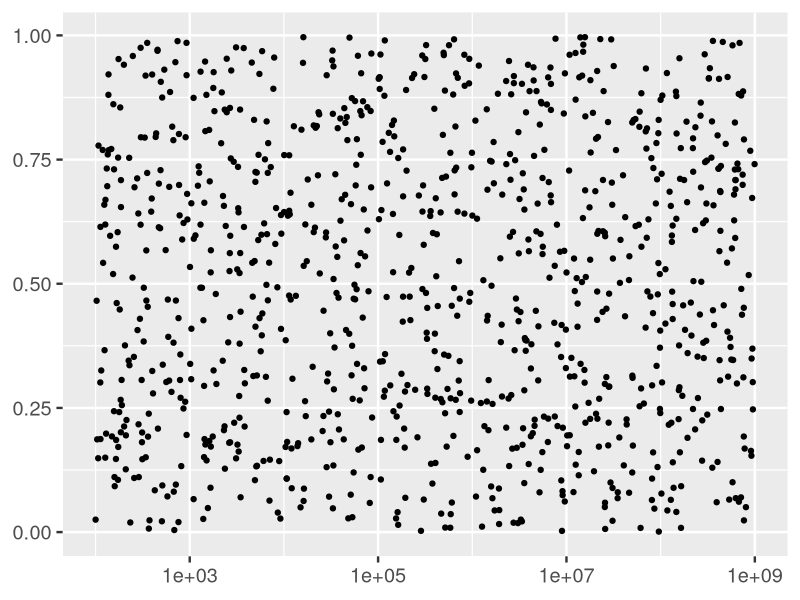
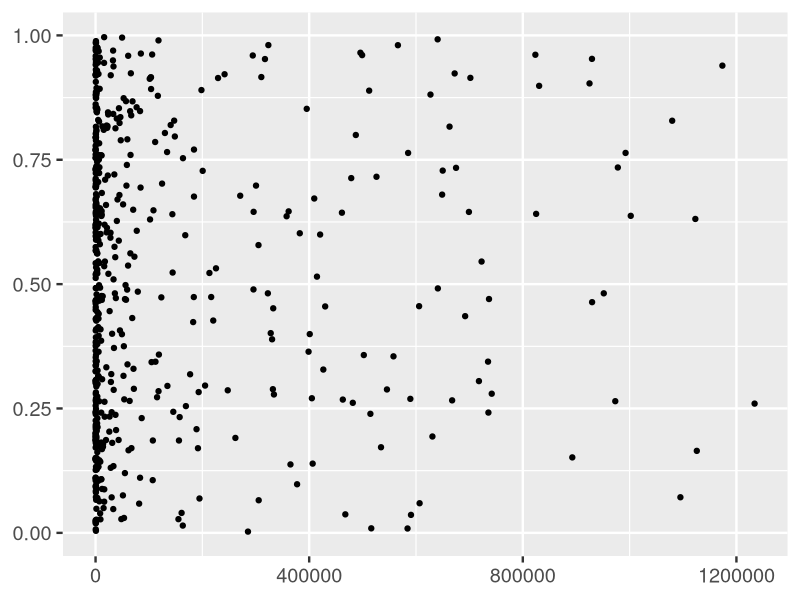
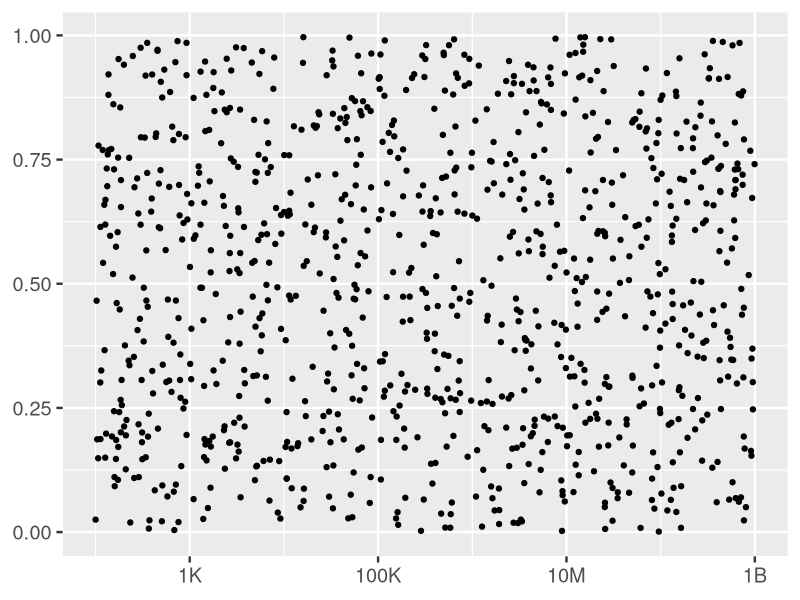
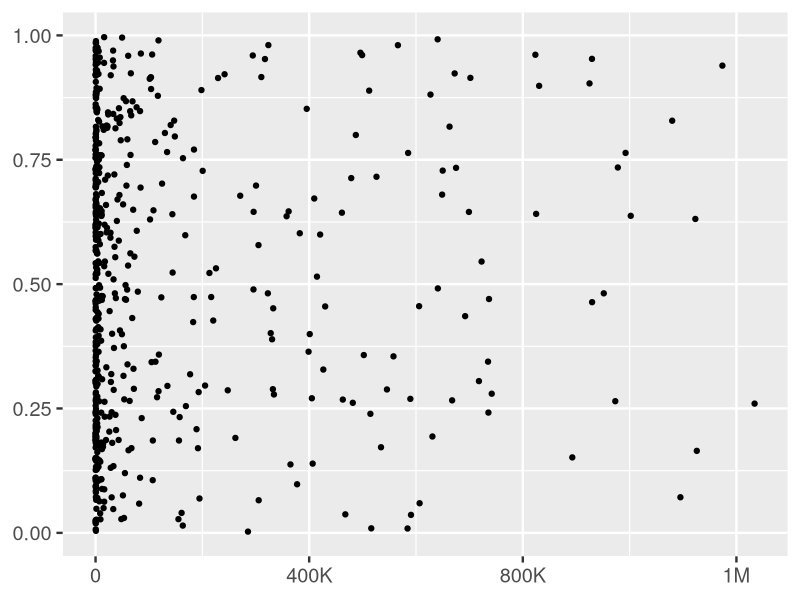
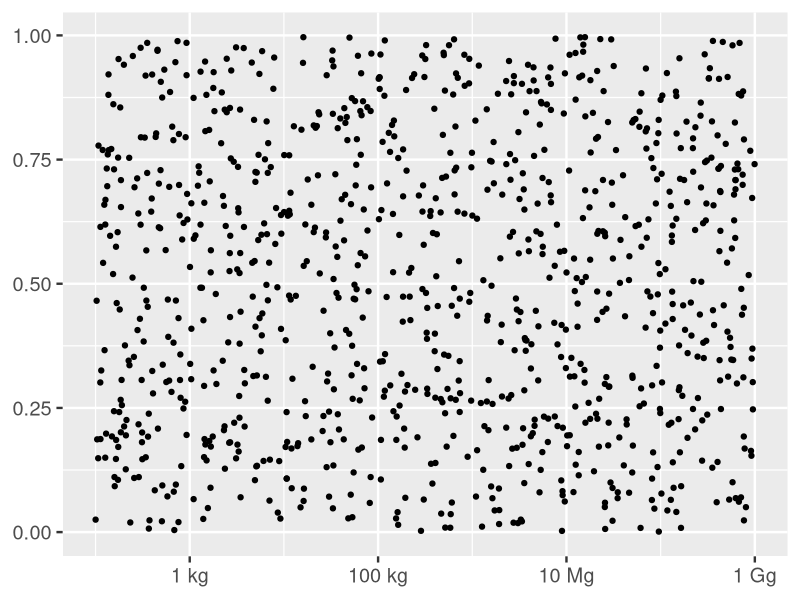
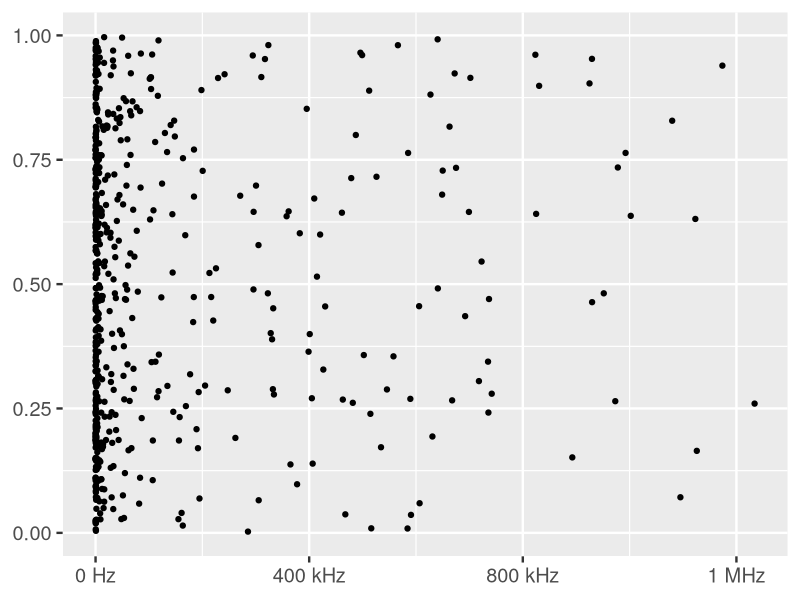
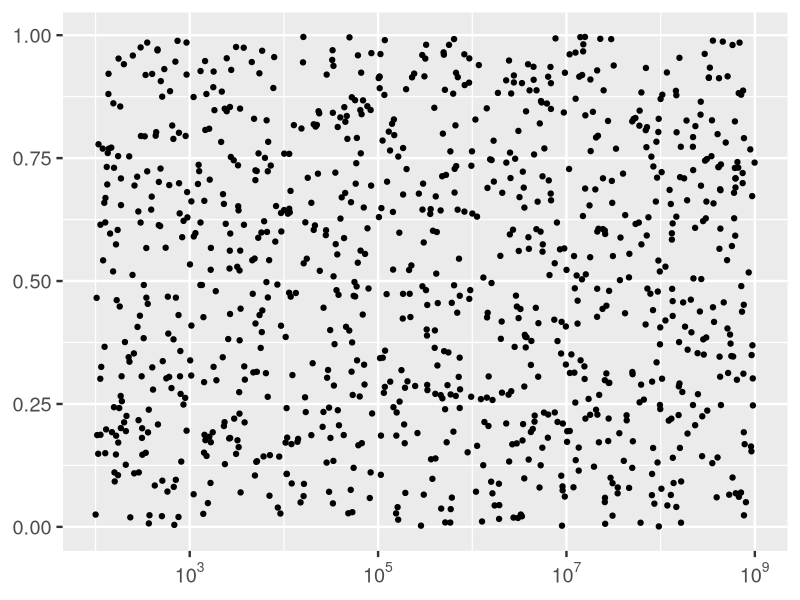
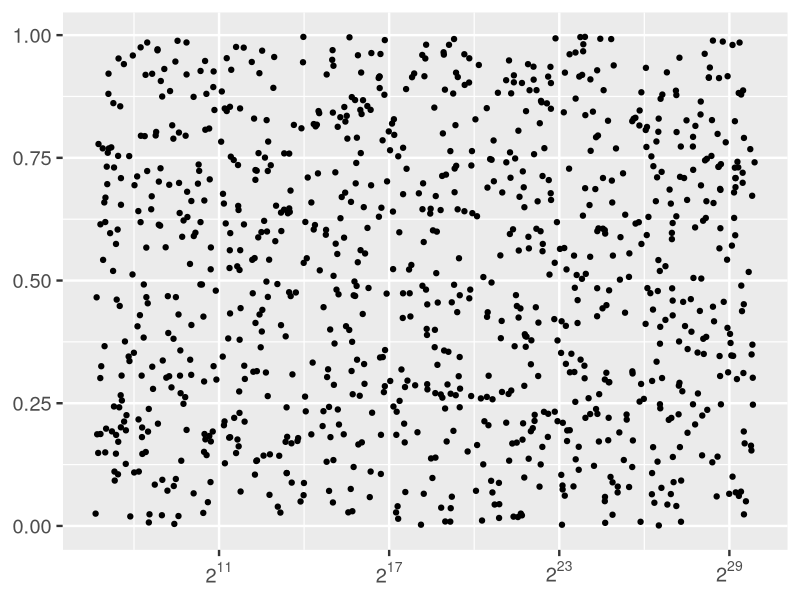

Write R code to recreate these figures, in order.
## ---- chunk 1
knitr::opts_chunk$set(fig.asp = 1/3)
ggplot2::theme_set(ggplot2::theme_gray(18))
set.seed(1014)
## ---- chunk 2
library(ggplot2)
library(scales)
## ---- chunk 3
#| fig.alt: > 
#|   Scatterplot with x-axis labels 1e+03, 1e+05, 1e+07, and 1e+09.
df1 <- data.frame(
  x = 10 ^ runif(1000, 2, 9),
  y = runif(1000)
)
df2 <- df1 |> dplyr::filter(x <= 1.25 * 10^6)

plot1 <- ggplot(df1, aes(x, y)) + 
  geom_point() +
  labs(x = NULL, y = NULL)
plot1 + scale_x_log10()
## ---- chunk 4
#| fig.alt: > 
#|    Scatterplot with x-axis labels 0, 250000, 500000, 750000,
#|    1000000, 12500000.
plot2 <- ggplot(df2, aes(x, y)) + 
  geom_point()+
  labs(x = NULL, y = NULL)
plot2
## ---- chunk 5
#| fig.alt: > 
#|    Scatterplot with x-axis labels 1K, 100K, 10M, 1B.
plot1 +
  scale_x_log10(
    labels = label_number(scale_cut = cut_short_scale())
  )
## ---- chunk 6
#| fig.alt: > 
#|    Scatterplot with x-axis labels 0, 250K, 500K, 750K, 1.00M, 1.25M
plot2 +
  scale_x_continuous(
    labels = label_number(scale_cut = cut_short_scale())
  )
## ---- chunk 7
#| fig.alt: > 
#|    Scatterplot with x-axis labels 1 kg, 100 kg, 10 Mg, 1 Gg.
plot1 + 
  scale_x_log10(
    labels = label_number(scale_cut = cut_si("g"))
  )
## ---- chunk 8
#| fig.alt: > 
#|    Scatterplot with x-axis labels 0, 250 KMz, 500 KHz, 750 KHz,
#|    1.00 MHz, 1.25 MHz
plot2 + 
  scale_x_continuous(
    labels = label_number(scale_cut = cut_si("Hz"))
  )
## ---- chunk 9
#| fig.alt: > 
#|    Scatterplot with x-axis labels in mathematical notation: 10^3,
#|    10^5, 10^7, 10^9.
plot1 +
  scale_x_log10(
    labels = scales::label_log()
  )
## ---- chunk 10
#| fig.alt: > 
#|    Scatterplot with x-axis labels in mathematical notation: 2^11,
#|    2^17, 2^23, 2^29.
plot1 + 
  scale_x_continuous(
    trans = scales::log_trans(2), 
    labels = scales::label_log(2)
  )
## ---- chunk 11
#| fig.alt: > 
#|    Line with y-axis labels in mathematical notation: 
#|    0, -10000, -20000, -30000, -40000.
df3 <- data.frame(
  date = as.Date("2022-01-01") + 1:1e3,
  balance = cumsum(runif(1e3, -1e3, 1e3))
)

plot3 <- ggplot(df3, aes(date, balance)) + 
  geom_line() +
  labs(x = NULL, y = NULL)
plot3
## ---- chunk 12
#| fig.alt: > 
#|    Line with y-axis labels in mathematical notation: 
#|    $0, -$10K, -$20K, -$30K, -$40K.
plot3 + 
  scale_y_continuous(
    labels = label_dollar(scale_cut = cut_short_scale())
  )
## ---- chunk 13
#| fig.alt: > 
#|    Line with y-axis labels in mathematical notation: 
#|    $0, ($10K), ($20K), ($30K), ($40K).
plot3 + 
  scale_y_continuous(
    labels = label_dollar(
      scale_cut = cut_short_scale(), 
      style_negative = "parens"
    )
  )
